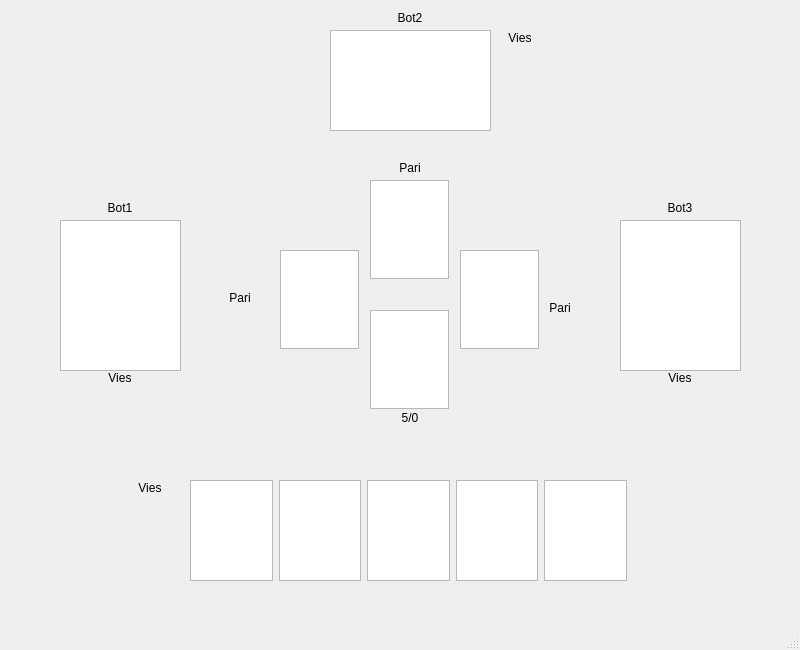
<?xml version="1.0" encoding="UTF-8"?>
<ui version="4.0">
 <class>MainWindow</class>
 <widget class="QMainWindow" name="MainWindow">
  <property name="geometry">
   <rect>
    <x>0</x>
    <y>0</y>
    <width>800</width>
    <height>650</height>
   </rect>
  </property>
  <property name="windowTitle">
   <string>Tarot Africain</string>
  </property>
  <widget class="QWidget" name="centralwidget">
   <widget class="QWidget" name="horizontalLayoutWidget">
    <property name="geometry">
     <rect>
      <x>190</x>
      <y>480</y>
      <width>437</width>
      <height>101</height>
     </rect>
    </property>
    <layout class="QHBoxLayout" name="playerCards">
     <item>
      <widget class="QGraphicsView" name="pCard1"/>
     </item>
     <item>
      <widget class="QGraphicsView" name="pCard2"/>
     </item>
     <item>
      <widget class="QGraphicsView" name="pCard3"/>
     </item>
     <item>
      <widget class="QGraphicsView" name="pCard4"/>
     </item>
     <item>
      <widget class="QGraphicsView" name="pCard5"/>
     </item>
    </layout>
   </widget>
   <widget class="QGraphicsView" name="pCardOut">
    <property name="geometry">
     <rect>
      <x>370</x>
      <y>310</y>
      <width>79</width>
      <height>99</height>
     </rect>
    </property>
   </widget>
   <widget class="QGraphicsView" name="b1CardOut">
    <property name="geometry">
     <rect>
      <x>280</x>
      <y>250</y>
      <width>79</width>
      <height>99</height>
     </rect>
    </property>
   </widget>
   <widget class="QGraphicsView" name="b2CardOut">
    <property name="geometry">
     <rect>
      <x>370</x>
      <y>180</y>
      <width>79</width>
      <height>99</height>
     </rect>
    </property>
   </widget>
   <widget class="QGraphicsView" name="b3CardOut">
    <property name="geometry">
     <rect>
      <x>460</x>
      <y>250</y>
      <width>79</width>
      <height>99</height>
     </rect>
    </property>
   </widget>
   <widget class="QGraphicsView" name="b1Deck">
    <property name="geometry">
     <rect>
      <x>60</x>
      <y>220</y>
      <width>121</width>
      <height>151</height>
     </rect>
    </property>
   </widget>
   <widget class="QGraphicsView" name="b2Deck">
    <property name="geometry">
     <rect>
      <x>330</x>
      <y>30</y>
      <width>161</width>
      <height>101</height>
     </rect>
    </property>
   </widget>
   <widget class="QGraphicsView" name="b3Deck">
    <property name="geometry">
     <rect>
      <x>620</x>
      <y>220</y>
      <width>121</width>
      <height>151</height>
     </rect>
    </property>
   </widget>
   <widget class="QLabel" name="label">
    <property name="geometry">
     <rect>
      <x>90</x>
      <y>200</y>
      <width>60</width>
      <height>16</height>
     </rect>
    </property>
    <property name="text">
     <string>Bot1</string>
    </property>
    <property name="alignment">
     <set>Qt::AlignCenter</set>
    </property>
   </widget>
   <widget class="QLabel" name="pVies">
    <property name="geometry">
     <rect>
      <x>120</x>
      <y>480</y>
      <width>60</width>
      <height>16</height>
     </rect>
    </property>
    <property name="text">
     <string>Vies</string>
    </property>
    <property name="alignment">
     <set>Qt::AlignCenter</set>
    </property>
   </widget>
   <widget class="QLabel" name="pBet">
    <property name="geometry">
     <rect>
      <x>380</x>
      <y>410</y>
      <width>60</width>
      <height>16</height>
     </rect>
    </property>
    <property name="text">
     <string>5/0</string>
    </property>
    <property name="alignment">
     <set>Qt::AlignCenter</set>
    </property>
   </widget>
   <widget class="QLabel" name="b1Bet">
    <property name="geometry">
     <rect>
      <x>210</x>
      <y>290</y>
      <width>60</width>
      <height>16</height>
     </rect>
    </property>
    <property name="text">
     <string>Pari</string>
    </property>
    <property name="alignment">
     <set>Qt::AlignCenter</set>
    </property>
   </widget>
   <widget class="QLabel" name="b2Bet">
    <property name="geometry">
     <rect>
      <x>380</x>
      <y>160</y>
      <width>60</width>
      <height>16</height>
     </rect>
    </property>
    <property name="text">
     <string>Pari</string>
    </property>
    <property name="alignment">
     <set>Qt::AlignCenter</set>
    </property>
   </widget>
   <widget class="QLabel" name="b3Bet">
    <property name="geometry">
     <rect>
      <x>530</x>
      <y>300</y>
      <width>60</width>
      <height>16</height>
     </rect>
    </property>
    <property name="text">
     <string>Pari</string>
    </property>
    <property name="alignment">
     <set>Qt::AlignCenter</set>
    </property>
   </widget>
   <widget class="QLabel" name="b1Vies">
    <property name="geometry">
     <rect>
      <x>90</x>
      <y>370</y>
      <width>60</width>
      <height>16</height>
     </rect>
    </property>
    <property name="text">
     <string>Vies</string>
    </property>
    <property name="alignment">
     <set>Qt::AlignCenter</set>
    </property>
   </widget>
   <widget class="QLabel" name="label_8">
    <property name="geometry">
     <rect>
      <x>380</x>
      <y>10</y>
      <width>60</width>
      <height>16</height>
     </rect>
    </property>
    <property name="text">
     <string>Bot2</string>
    </property>
    <property name="alignment">
     <set>Qt::AlignCenter</set>
    </property>
   </widget>
   <widget class="QLabel" name="b2Vies">
    <property name="geometry">
     <rect>
      <x>490</x>
      <y>30</y>
      <width>60</width>
      <height>16</height>
     </rect>
    </property>
    <property name="text">
     <string>Vies</string>
    </property>
    <property name="alignment">
     <set>Qt::AlignCenter</set>
    </property>
   </widget>
   <widget class="QLabel" name="label_10">
    <property name="geometry">
     <rect>
      <x>650</x>
      <y>200</y>
      <width>60</width>
      <height>16</height>
     </rect>
    </property>
    <property name="text">
     <string>Bot3</string>
    </property>
    <property name="alignment">
     <set>Qt::AlignCenter</set>
    </property>
   </widget>
   <widget class="QLabel" name="b3Vies">
    <property name="geometry">
     <rect>
      <x>650</x>
      <y>370</y>
      <width>60</width>
      <height>16</height>
     </rect>
    </property>
    <property name="text">
     <string>Vies</string>
    </property>
    <property name="alignment">
     <set>Qt::AlignCenter</set>
    </property>
   </widget>
  </widget>
  <widget class="QMenuBar" name="menubar">
   <property name="geometry">
    <rect>
     <x>0</x>
     <y>0</y>
     <width>800</width>
     <height>24</height>
    </rect>
   </property>
  </widget>
  <widget class="QStatusBar" name="statusbar"/>
 </widget>
 <resources/>
 <connections/>
</ui>
